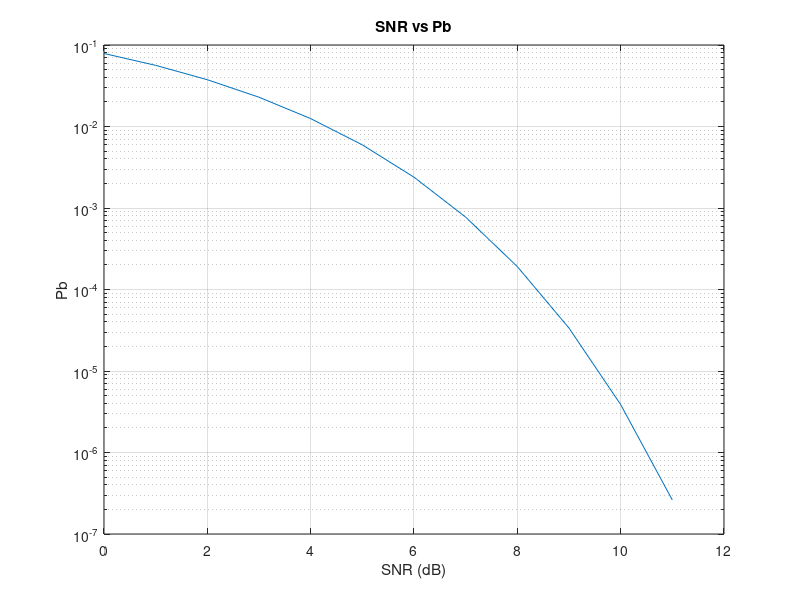

Here is the MATLAB script that generated this plot:
%% Theroical simulation of the binary signal noise ratio
Eb = 1;
% make a vector of SNR values from 0 to 11 dB
SNRdb = 0:11;
%make Pb vector using SNRdb
Pb =qfunc(sqrt(2*10.^(SNRdb/10)));
%plot SNRdb vs Pb
figure;
semilogy(SNRdb,Pb);
xlabel('SNR (dB)');
ylabel('Pb');
title('SNR vs Pb');
grid on;

